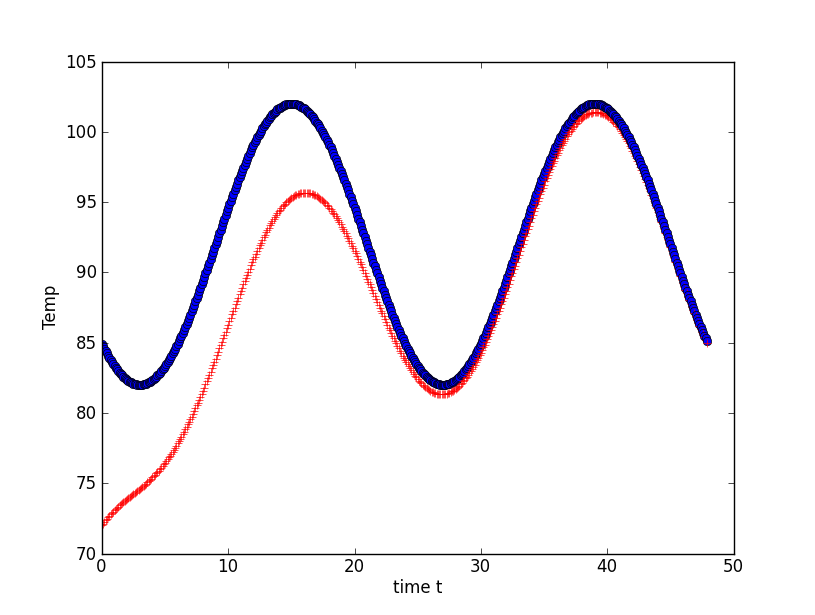

This figure's Python source:
#-------------------------------------------------------------------------------
# Name:        temperatures
# Purpose:
#
# Author:      Claire
#
# Created:     25/09/2014
#-------------------------------------------------------------------------------
#!/usr/bin/env python

from math import *
import matplotlib.pyplot as plt
from numpy import *

Ti=input("Initial temp of apt (F): ")
r=0.1
t=input("Time period (hours): ")
t0=0
dt=0.1

x=[]
yI=[]
yS=[]
E=[]

def f(xt):
    return 92.-10.*sin(2.*math.pi*(xt+3.)/24.)


def g(xt):
    TS=f(xt)
    return TS+(Ti-TS)*math.e**(-r*xt)
#TA=g(xt)


#T=(Ti-TS)/TS

plt.xlabel("time t")
plt.ylabel("Temp")

while t0<t:
   # tm=T+(-r*(T-g(t))*dt/2.)
   # T=T+(-r*(tm-f(t))*dt/2.)
    x.append(t0)
    yI.append(g(t0))
    yS.append(f(t0))
    plt.plot(t0,f(t0),"bo")
    plt.plot(t0,g(t0),"r+")

    t0+=dt

for i in range(0,len(yS)):
    for j in range(0,len(yI)):
        if(yI[j]==yS[i]):
            E.append(x[j])


maxy=max(yI)
print "Maximum temp inside= ",maxy

print "Temps equal at time(s): ",E, "h"

print "Inside leads for 40 hours."

plt.show()
